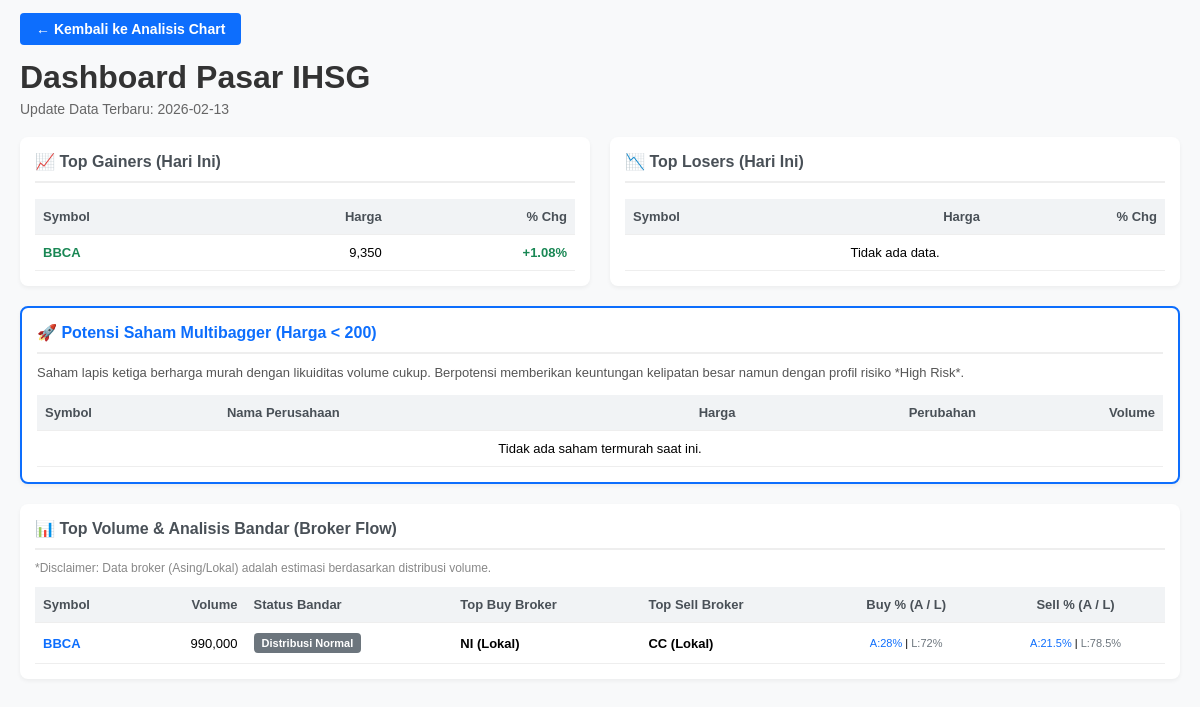
Page /dashboard.php on the committed database.
### tables this page shows
CREATE TABLE IF NOT EXISTS prices (
  id INT AUTO_INCREMENT PRIMARY KEY,
  symbol VARCHAR(32) NOT NULL,
  date DATE NOT NULL,
  open DOUBLE NOT NULL,
  high DOUBLE NOT NULL,
  low DOUBLE NOT NULL,
  close DOUBLE NOT NULL,
  volume BIGINT DEFAULT 0,
  UNIQUE KEY uniq_symbol_date (symbol, date),
  INDEX idx_symbol_date (symbol, date),
  FOREIGN KEY (symbol) REFERENCES stocks(symbol) ON DELETE CASCADE
);

### dashboard.php (the view, shortened to what this page needs)
<?php
$mysqli = db_connect();
$resDates = $mysqli->query("SELECT DISTINCT date FROM prices ORDER BY date DESC LIMIT 2");
$dates = [];
while ($r = $resDates->fetch_assoc()) {
    $dates[] = $r['date'];
}
$today = $dates[0] ?? date('Y-m-d');
$yesterday = $dates[1] ?? date('Y-m-d', strtotime('-1 day'));
$sqlMarket = "
SELECT
    p1.symbol,
    s.name,
    p1.close,
    p2.close as prev_close,
    ((p1.close - p2.close) / p2.close * 100) as pct_change,
    p1.volume
FROM prices p1
JOIN prices p2 ON p1.symbol = p2.symbol AND p2.date = '$yesterday'
JOIN stocks s ON p1.symbol = s.symbol
WHERE p1.date = '$today'
";
$resMarket = $mysqli->query($sqlMarket);
$all_stocks = [];
if ($resMarket) {
    while ($row = $resMarket->fetch_assoc()) {
        $all_stocks[] = $row;
    }
}
$gainers = [];
$losers = [];
$volumes = [];
foreach ($all_stocks as $s) {
    $volumes[] = $s;
}
usort($gainers, fn($a, $b) => $b['pct_change'] <=> $a['pct_change']);
usort($losers, fn($a, $b) => $a['pct_change'] <=> $b['pct_change']);
usort($volumes, fn($a, $b) => $b['volume'] <=> $a['volume']);
if (empty($gainers)) {
    $gainers = array_filter($all_stocks, fn($s) => $s['pct_change'] > 0);
    usort($gainers, fn($a, $b) => $b['pct_change'] <=> $a['pct_change']);
    $gainers = array_slice($gainers, 0, 10);
    $gainer_title = "Top Gainers (Hari Ini)";
} else {
    $gainer_title = "Saham Naik > 5%";
}
if (empty($losers)) {
    $losers = array_filter($all_stocks, fn($s) => $s['pct_change'] < 0);
    usort($losers, fn($a, $b) => $a['pct_change'] <=> $b['pct_change']);
    $losers = array_slice($losers, 0, 10);
    $loser_title = "Top Losers (Hari Ini)";
} else {
    $loser_title = "Saham Turun > 5%";
}
$top_volume = array_slice($volumes, 0, 10);
$potential_multibaggers = array_filter($all_stocks, fn($s) => $s['close'] <= 200 && $s['volume'] > 0);
usort($potential_multibaggers, fn($a, $b) => $b['volume'] <=> $a['volume']);
$potential_multibaggers = array_slice($potential_multibaggers, 0, 8);
function get_mock_bandar($symbol, $volume) {
    $hash = md5($symbol . date('Y-m-d'));
    $val1 = hexdec(substr($hash, 0, 4)) % 100;
    $val2 = hexdec(substr($hash, 4, 4)) % 60;
    $asing_buy_pct = 10 + ($val1 * 0.4);
    $lokal_buy_pct = 100 - $asing_buy_pct;
    $asing_sell_pct = 10 + ($val2 * 0.5);
    $lokal_sell_pct = 100 - $asing_sell_pct;
    $brokers_asing = ['YU', 'BK', 'RX', 'AK', 'CS', 'ZP', 'KZ'];
    $brokers_lokal = ['YP', 'PD', 'CC', 'NI', 'GR', 'LG', 'DR'];
    $top_buy_broker = ($val1 > 50) ? $brokers_asing[$val1 % count($brokers_asing)] . ' (Asing)' : $brokers_lokal[$val1 % count($brokers_lokal)] . ' (Lokal)';
    $top_sell_broker = ($val2 > 30) ? $brokers_asing[$val2 % count($brokers_asing)] . ' (Asing)' : $brokers_lokal[$val2 % count($brokers_lokal)] . ' (Lokal)';
    if ($asing_buy_pct > $asing_sell_pct + 10) $status = '<span class="badge buy">Akumulasi Asing</span>';
    elseif ($lokal_buy_pct > $lokal_sell_pct + 10) $status = '<span class="badge buy">Akumulasi Lokal</span>';
    elseif ($asing_sell_pct > $asing_buy_pct + 10) $status = '<span class="badge sell">Distribusi Asing</span>';
    else $status = '<span class="badge hold">Distribusi Normal</span>';
    return [
        'asing_buy' => round($asing_buy_pct, 1),
        'lokal_buy' => round($lokal_buy_pct, 1),
        'asing_sell' => round($asing_sell_pct, 1),
        'lokal_sell' => round($lokal_sell_pct, 1),
        'top_buy' => $top_buy_broker,
        'top_sell' => $top_sell_broker,
        'status' => $status
    ];
}
?>
<!doctype html>
<html>
<head>
</head>
<body>
<div class="container">
    <div class="nav">
        <a href="index.php">← Kembali ke Analisis Chart</a>
    </div>
    <h1>Dashboard Pasar IHSG</h1>
    <div class="subtitle">Update Data Terbaru: <?= $today; ?></div>
    <div class="grid">
        <div class="panel">
            <h3>📈 <?= $gainer_title; ?></h3>
            <table>
                <tr>
                    <th>Symbol</th>
                    <th class="text-right">Harga</th>
                    <th class="text-right">% Chg</th>
                </tr>
                <?php foreach ($gainers as $s): ?>
                <tr>
                    <td><strong><a href="index.php?symbol=<?= urlencode($s['symbol']) ?>" target="_blank" style="text-decoration:none; color:#198754;"><?= $s['symbol'] ?></a></strong></td>
                    <td class="text-right"><?= number_format($s['close']) ?></td>
                    <td class="text-right text-green">+<?= number_format($s['pct_change'], 2) ?>%</td>
                </tr>
                <?php endforeach; ?>
            </table>
        </div>
        <div class="panel">
            <h3>📉 <?= $loser_title; ?></h3>
            <table>
                <tr>
                    <th>Symbol</th>
                    <th class="text-right">Harga</th>
                    <th class="text-right">% Chg</th>
                </tr>
                <?php if (empty($losers)) echo '<tr><td colspan="3" class="text-center">Tidak ada data.</td></tr>'; ?>
            </table>
        </div>
        <div class="panel full-width" style="border: 2px solid #0d6efd;">
            <h3 style="color:#0d6efd;">🚀 Potensi Saham Multibagger (Harga &lt; 200)</h3>
            <p style="font-size:13px; color:#555; margin-top:-5px; margin-bottom:15px;">Saham lapis ketiga berharga murah dengan likuiditas volume cukup. Berpotensi memberikan keuntungan kelipatan besar namun dengan profil risiko *High Risk*.</p>
            <table>
                <tr>
                    <th>Symbol</th>
                    <th>Nama Perusahaan</th>
                    <th class="text-right">Harga</th>
                    <th class="text-right">Perubahan</th>
                    <th class="text-right">Volume</th>
                </tr>
                <?php if (empty($potential_multibaggers)) echo '<tr><td colspan="5" class="text-center">Tidak ada saham termurah saat ini.</td></tr>'; ?>
            </table>
        </div>
        <div class="panel full-width">
            <h3>📊 Top Volume & Analisis Bandar (Broker Flow)</h3>
            <p style="font-size:12px; color:#888; margin-top:-5px;">*Disclaimer: Data broker (Asing/Lokal) adalah estimasi berdasarkan distribusi volume.</p>
            <table>
                <tr>
                    <th>Symbol</th>
                    <th class="text-right">Volume</th>
                    <th>Status Bandar</th>
                    <th>Top Buy Broker</th>
                    <th>Top Sell Broker</th>
                    <th class="text-center">Buy % (A / L)</th>
                    <th class="text-center">Sell % (A / L)</th>
                </tr>
                <?php foreach ($top_volume as $s): ?>
                <?php $bandar = get_mock_bandar($s['symbol'], $s['volume']); ?>
                <tr>
                    <td><strong><a href="index.php?symbol=<?= urlencode($s['symbol']) ?>" target="_blank" style="text-decoration:none; color:#0d6efd;"><?= $s['symbol'] ?></a></strong></td>
                    <td class="text-right"><?= number_format($s['volume']) ?></td>
                    <td><?= $bandar['status'] ?></td>
                    <td><strong><?= $bandar['top_buy'] ?></strong></td>
                    <td><strong><?= $bandar['top_sell'] ?></strong></td>
                    <td class="text-center" style="font-size:11px;">
                        <span style="color:#0d6efd;">A:<?= $bandar['asing_buy'] ?>%</span> |
                        <span style="color:#6c757d;">L:<?= $bandar['lokal_buy'] ?>%</span>
                    </td>
                    <td class="text-center" style="font-size:11px;">
                        <span style="color:#0d6efd;">A:<?= $bandar['asing_sell'] ?>%</span> |
                        <span style="color:#6c757d;">L:<?= $bandar['lokal_sell'] ?>%</span>
                    </td>
                </tr>
                <?php endforeach; ?>
            </table>
        </div>
    </div>
</div>
</body>
</html>

### dashboard.php (style rules this page uses)
body { font-family:Arial,Helvetica,sans-serif;margin:20px;background:#f8f9fa; }
.container { max-width:1200px; margin:0 auto; }
h1 { color:#333; margin-bottom: 5px; }
.subtitle { color:#666; font-size:14px; margin-bottom:20px; }
.nav { margin-bottom: 20px; }
.nav a { background:#0d6efd; color:#fff; text-decoration:none; padding:8px 16px; border-radius:4px; font-size:14px; font-weight:bold; }
.grid { display:grid; grid-template-columns: 1fr 1fr; gap:20px; margin-bottom:20px; }
.panel { background:#fff; padding:15px; border-radius:8px; box-shadow:0 2px 4px rgba(0,0,0,0.05); }
.panel h3 { margin-top:0; border-bottom:2px solid #eee; padding-bottom:10px; color:#495057; font-size:16px; }
table { width:100%; border-collapse:collapse; font-size:13px; margin-bottom:0; }
th, td { padding:10px 8px; text-align:left; border-bottom:1px solid #eee; }
th { background:#f1f3f5; font-weight:bold; color:#495057; }
.text-right { text-align:right; }
.text-center { text-align:center; }
.text-green { color:#198754; font-weight:bold; }
.badge { display:inline-block; padding:4px 8px; border-radius:4px; color:#fff; font-size:11px; font-weight:bold; }
.badge.hold { background:#6c757d; }
.full-width { grid-column: 1 / -1; }

### rows in the picture
prices: symbol "BBCA", close "9,350", pct_change "1.08", volume "990,000", shows "Distribusi Normal", symbol+volume "NI (Lokal)", symbol+volume "CC (Lokal)", symbol+volume "28", symbol+volume "72", symbol+volume "21.5", symbol+volume "78.5"

### other values in the picture
$gainer_title "Top Gainers (Hari Ini)"
$loser_title "Top Losers (Hari Ini)"
